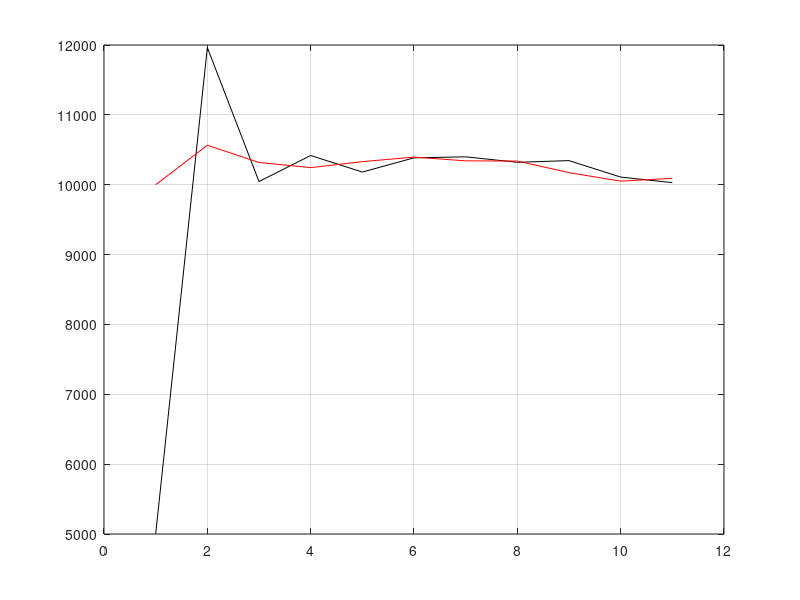

Here is the MATLAB script that generated this plot:
clear;clc;close all;
lamda=[];
lamda(1)=10000;
NN=[];
NN(1)=5000;
y=1:11;
a=0.2;
c=0.00001;
p=0.00001;
k=12;
s0=1;
b=1;
unep=normrnd(0,0.01,10);
% unep=0*unep;

M=[];
M(1)=5000;
cm=1*10^(-8);
rho=2.2;
alpha=0.04;
%%%%%%%%%%%%  M

for t=1:10
s=lamda(t)/NN(t);
m=0.5+1/(2+exp(b*(s-s0)));
dmax=1-6/k;
d=s0*dmax/(s^0.7);
NN(t+1)=k*(1-m)*(1-d)*NN(t);
lamda(t+1)=(1+(a+unep(t)))*lamda(t)-c*lamda(t)*NN(t)-p*lamda(t)*lamda(t);
M(t+1)=M(t)*exp(rho*(1-M(t))-NN(t)/(1+alpha*M(t)));
end

plot(y,NN,'k',y,lamda,'r')
grid;




%%%%%%%%%%%%%%%%%%%%%%%%%%%%%%%%%%%%%%%%%%%%%%%%%%%%%%%%%%%%
%画m-s图像

% clear;clc;
% 
% k=12;
% s0=2;
% s=s0:0.01:8;
% s2=0:0.01:s0;
% m=0.5+1./(2+exp(s-s0));
% m2=0.5+1./(2+exp(s2-s0));
% plot(s2,m2,'b--',s,m,'b-');
% grid;
% % 移除坐标轴上的刻度标签
% ax = gca;
% set(ax, 'XTick', []);

%%%%%%%%%%%%%%%%%%%%%%%%%%%%%%%%%%%%%%%%%%%%%%%%%%%%%%%%%%%
%画d-s图像

% clear;clc;
% 
% k=12;
% s0=2;
% s=s0:0.01:8;
% s2=0:0.01:s0;
% dmax=1-6/k;
% d=s0*dmax./s;
% plot(s,d);
% grid;
% % 移除坐标轴上的刻度标签
% ax = gca;
% set(ax, 'XTick', [],'YTick',[]);

%%%%%%%%%%%%%%%%%%%%%%%%%%%%%%%%%%%%%%%%%%%%%%%%%%%%%%%%%%%
